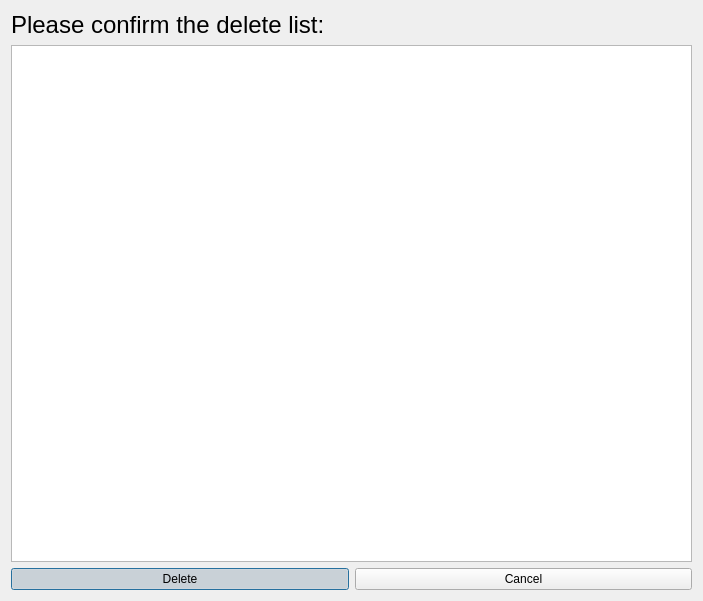
<?xml version="1.0" encoding="UTF-8"?>
<ui version="4.0">
 <class>deleteDialog</class>
 <widget class="QDialog" name="deleteDialog">
  <property name="geometry">
   <rect>
    <x>0</x>
    <y>0</y>
    <width>703</width>
    <height>601</height>
   </rect>
  </property>
  <property name="windowTitle">
   <string>Dialog</string>
  </property>
  <layout class="QGridLayout" name="gridLayout_2">
   <item row="0" column="0">
    <layout class="QGridLayout" name="gridLayout">
     <item row="3" column="0">
      <layout class="QHBoxLayout" name="horizontalLayout">
       <item>
        <widget class="QPushButton" name="deleteButton">
         <property name="text">
          <string>Delete</string>
         </property>
         <property name="checkable">
          <bool>true</bool>
         </property>
         <property name="checked">
          <bool>true</bool>
         </property>
        </widget>
       </item>
       <item>
        <widget class="QPushButton" name="cancelButton">
         <property name="text">
          <string>Cancel</string>
         </property>
        </widget>
       </item>
      </layout>
     </item>
     <item row="0" column="0">
      <widget class="QLabel" name="label">
       <property name="font">
        <font>
         <pointsize>18</pointsize>
        </font>
       </property>
       <property name="text">
        <string>Please confirm the delete list:</string>
       </property>
      </widget>
     </item>
     <item row="1" column="0">
      <widget class="QListWidget" name="listWidget">
       <property name="selectionMode">
        <enum>QAbstractItemView::MultiSelection</enum>
       </property>
       <property name="sortingEnabled">
        <bool>true</bool>
       </property>
      </widget>
     </item>
    </layout>
   </item>
  </layout>
 </widget>
 <resources/>
 <connections/>
</ui>
